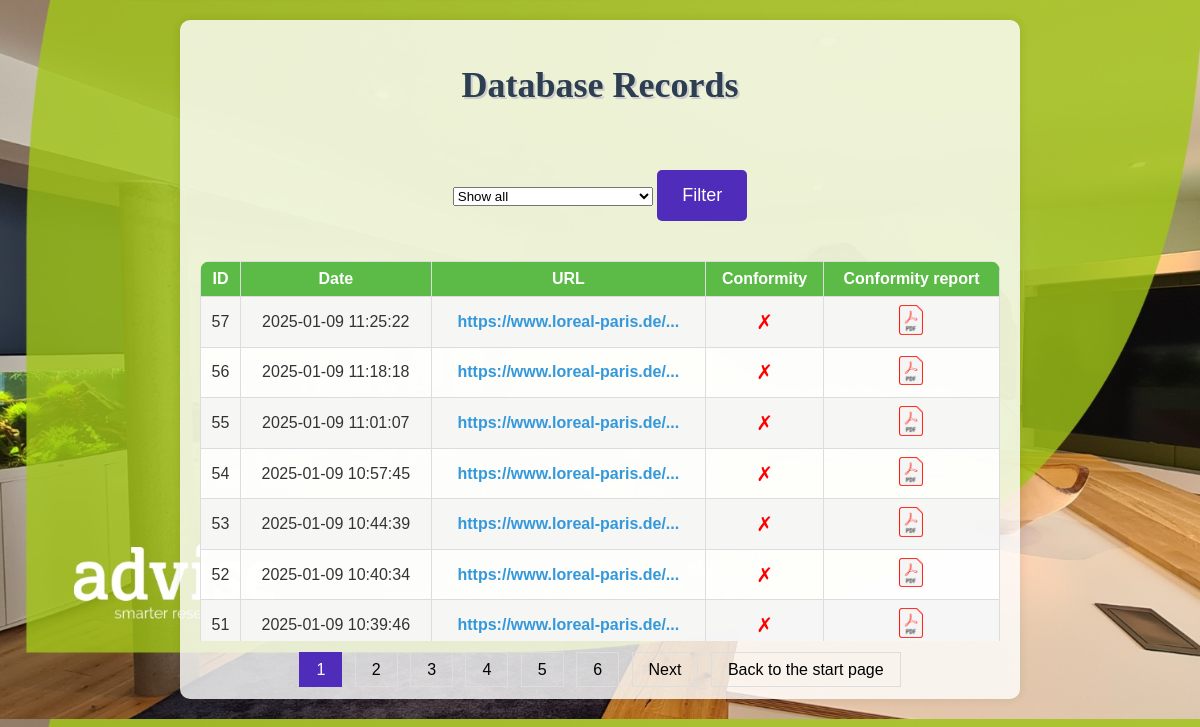
The page /database on the database as committed earlier.
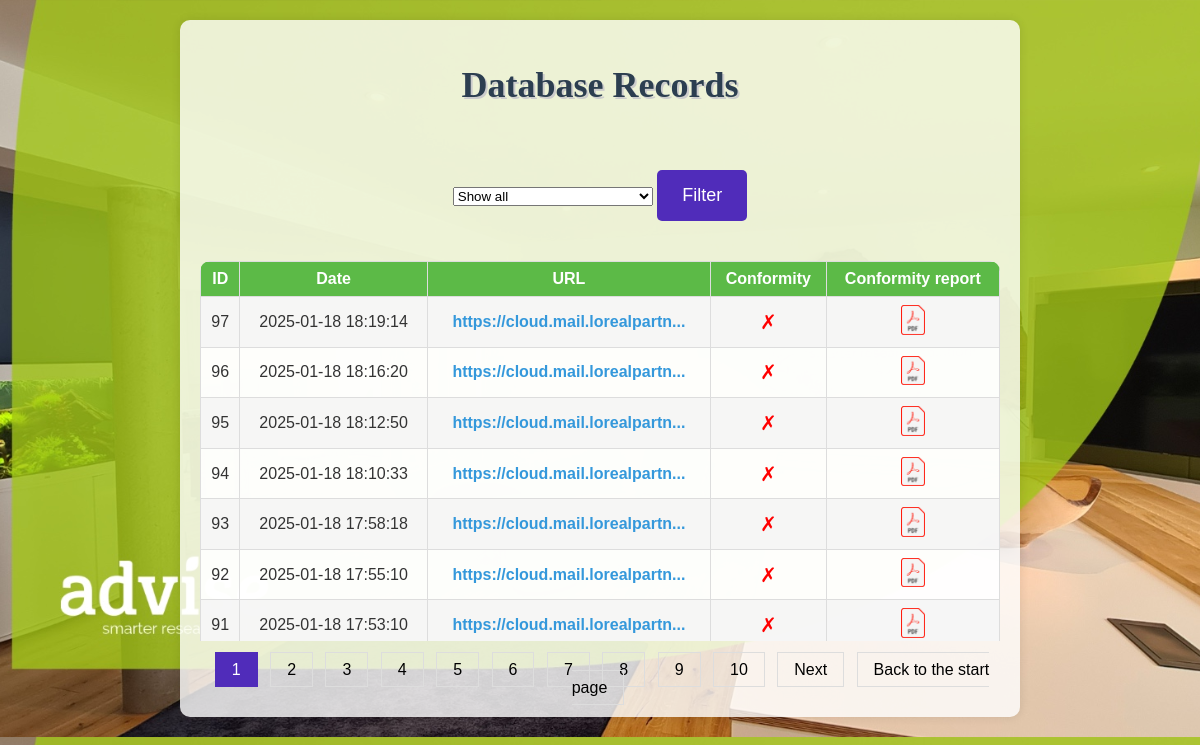
The same page on the database as committed later.
### tables this page shows
CREATE TABLE compliance (
                id INTEGER PRIMARY KEY AUTOINCREMENT,
                date DATETIME DEFAULT (datetime('now', 'localtime')),
                url TEXT NOT NULL,
                conformity TEXT NOT NULL,
                conformity_details BLOB NOT NULL
            );

### app.py (the view)
@app.route('/database', methods=['GET'])
def database():
    page = request.args.get('page', 1, type=int)
    selected_url = request.args.get('url', 'all', type=str)
    per_page = 10
    offset = (page - 1) * per_page
    customers_query = "SELECT DISTINCT url FROM compliance"
    customers = execute_query(customers_query)
    if selected_url == 'all':
        query = "SELECT * FROM compliance ORDER BY id DESC LIMIT ? OFFSET ?"
        params = (per_page, offset)
    else:
        query = "SELECT * FROM compliance WHERE url = ? ORDER BY id DESC LIMIT ? OFFSET ?"
        params = (selected_url, per_page, offset)
    compliance = execute_query(query, params)
    total_records_query = "SELECT COUNT(*) FROM compliance"
    total_records = execute_query(total_records_query)[0][0]
    total_pages = (total_records + per_page - 1) // per_page
    return render_template('database.html', records=compliance, page=page, total_pages=total_pages, customers=customers, selected_url=selected_url)

### app.py (called while the page is built)
def execute_query(query, params=()):
    conn = sqlite3.connect('compliance.db')
    cursor = conn.cursor()
    cursor.execute(query, params)
    results = cursor.fetchall()
    conn.close()
    return results

### templates/database.html (shortened to what this page needs)
<!DOCTYPE html>
<html lang="en">
<head>
</head>
<body>
    <div class="container">
        <h1>Database Records</h1>
        <form method="GET" action="{{ url_for('database') }}">
            <select name="url">
                <option value="all" {% if selected_url == 'all' %}selected{% endif %}>Show all</option>
            </select>
            <button type="submit">Filter</button>
        </form>
        <div class="table-container">
            <table>
                <tr>
                    <th>ID</th>
                    <th>Date</th>
                    <th>URL</th>
                    <th>Conformity</th>
                    <th>Conformity report</th>
                </tr>
                {% for record in records %}
                <tr>
                    <td>{{ record[0] }}</td>
                    <td>{{ record[1] }}</td>
                    <td>
                        <div class="tooltip">
                            <a href="{{ record[2] }}" class="url">{{ record[2][:30] }}...</a>
                        </div>
                    </td>
                    <td>
                        {% if record[3] == 'Yes' %}
                            <span class="conformity-yes">✓</span>
                        {% else %}
                            <span class="conformity-no">✗</span>
                        {% endif %}
                    </td>
                    <td>
                        <a href="{{ url_for('download', id=record[0]) }}">
                            <img src="/static/PDF.png" alt="PDF" class="pdf-logo">
                        </a>
                    </td>
                </tr>
                {% endfor %}
            </table>
        </div>
        <div class="pagination">
            {% for p in range(1, total_pages + 1) %}
                <a href="{{ url_for('database', page=p, url=selected_url) }}" class="{% if p == page %}active{% endif %}">{{ p }}</a>
            {% endfor %}
            {% if page < total_pages %}
                <a href="{{ url_for('database', page=page+1, url=selected_url) }}">Next</a>
            {% endif %}
            <a href="{{ url_for('index') }}" class=button>Back to the start page</a>
        </div>
    </div>
</body>
</html>

Rows that differ between the two databases and show on the page:
no longer on this page (row unchanged): compliance: id "57", date "2025-01-09 11:25:22", url "https://www.loreal-paris.de/"
no longer on this page (row unchanged): compliance: id "56", date "2025-01-09 11:18:18", url "https://www.loreal-paris.de/"
no longer on this page (row unchanged): compliance: id "55", date "2025-01-09 11:01:07", url "https://www.loreal-paris.de/"
no longer on this page (row unchanged): compliance: id "54", date "2025-01-09 10:57:45", url "https://www.loreal-paris.de/"
no longer on this page (row unchanged): compliance: id "53", date "2025-01-09 10:44:39", url "https://www.loreal-paris.de/"
no longer on this page (row unchanged): compliance: id "52", date "2025-01-09 10:40:34", url "https://www.loreal-paris.de/"
no longer on this page (row unchanged): compliance: id "51", date "2025-01-09 10:39:46", url "https://www.loreal-paris.de/"
added compliance: id "97", date "2025-01-18 18:19:14", url "https://cloud.mail.lorealpartn"
added compliance: id "96", date "2025-01-18 18:16:20", url "https://cloud.mail.lorealpartn"
added compliance: id "95", date "2025-01-18 18:12:50", url "https://cloud.mail.lorealpartn"
added compliance: id "94", date "2025-01-18 18:10:33", url "https://cloud.mail.lorealpartn"
added compliance: id "93", date "2025-01-18 17:58:18", url "https://cloud.mail.lorealpartn"
added compliance: id "92", date "2025-01-18 17:55:10", url "https://cloud.mail.lorealpartn"
added compliance: id "91", date "2025-01-18 17:53:10", url "https://cloud.mail.lorealpartn"
Other text that changed with them:
new list line: "7"
new list line: "8"
new list line: "9"
new list line: "10"
